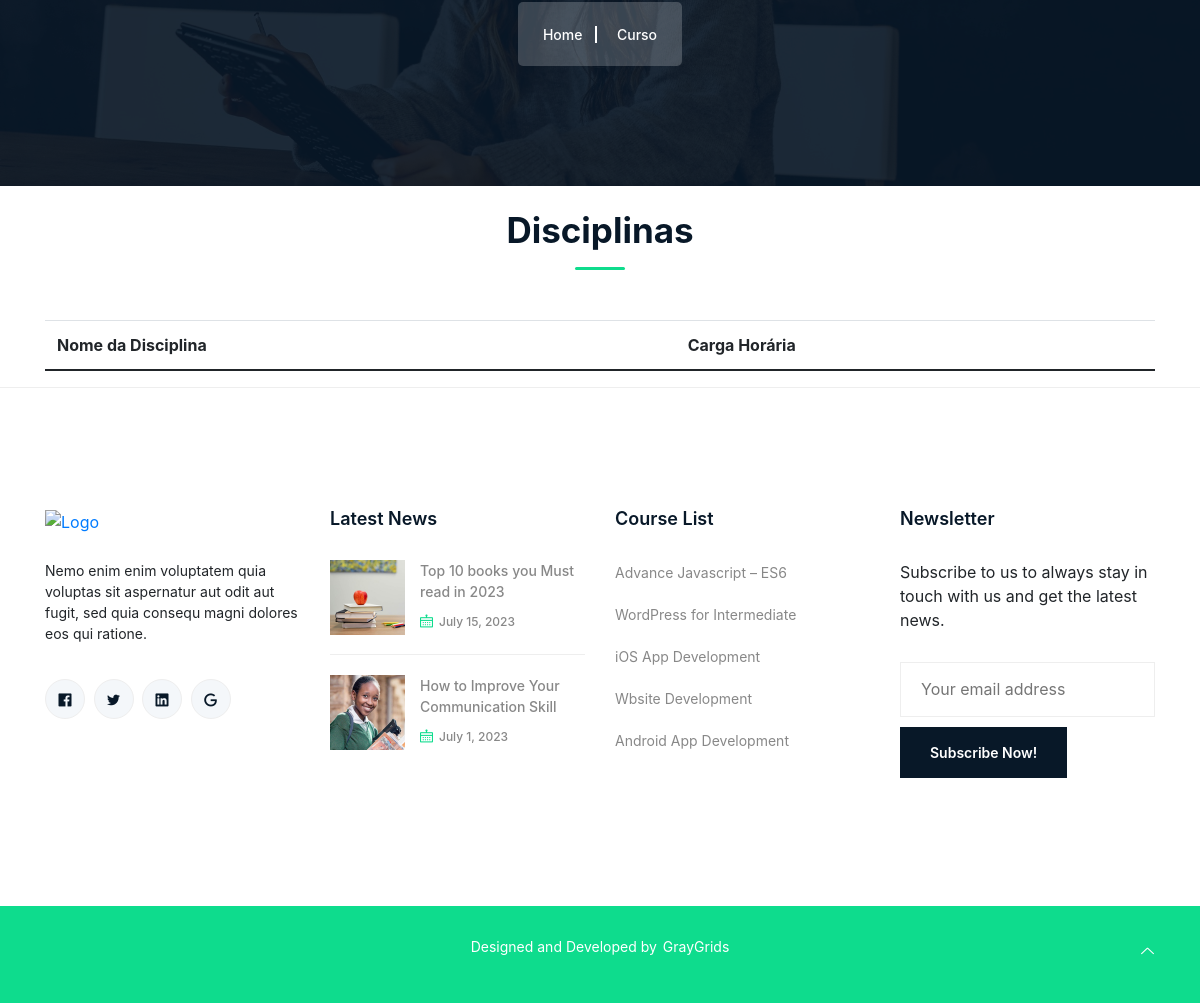
Before: /curso-detalhe/1/ (lower part) with the older database file.
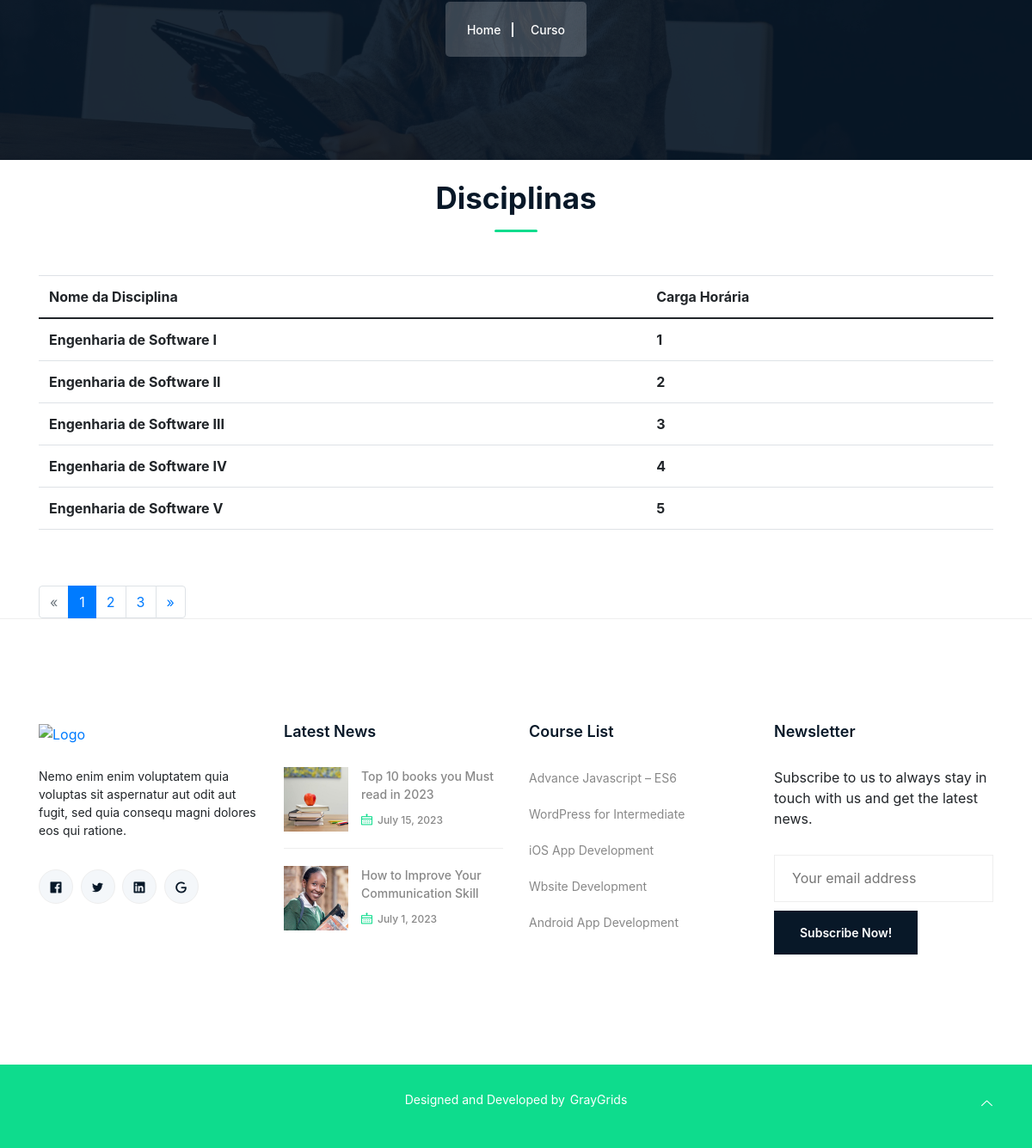
After: the same page with the newer database file.
### aplic/models.py (models this page shows, shortened)
class Disciplina(models.Model):
    curso = models.ForeignKey(Curso, on_delete=models.CASCADE)
    nome = models.CharField('Nome', max_length=100)
    carga_horaria = models.IntegerField('Carga horária')
    obrigatoria = models.BooleanField('Obrigatória', default=True)
    ementa = models.TextField('Ementa', blank=True, max_length=500)
    bibliografia = models.TextField('Bibliografia', blank=True, max_length=500)
    class Meta:
        verbose_name = 'Disciplina'
        verbose_name_plural = 'Disciplinas'

### aplic/views.py (the view)
# urls.py: path('curso-detalhe/<int:id>/', CursoDetalheView.as_view(), name='curso-detalhe'),
class CursoDetalheView(ListView):
    template_name = 'course-detail.html'
    paginate_by = 5
    ordering = 'nome'
    model = Disciplina
    def get_context_data(self, **kwargs):
        context = super(CursoDetalheView, self).get_context_data(**kwargs)
        id = self.kwargs['id']
        context['curso'] = Curso.objects.filter(id=id).first
        return context
    def get_queryset(self, **kwargs):
        id = self.kwargs['id']
        return Disciplina.objects.filter(curso_id=id)

### aplic/templates/course-detail.html (shortened to what this page needs)
{% extends 'base.html'  %}
{% load static %}
{% block content %}
    <div class="breadcrumbs overlay">
        <div class="container">
            <div class="row align-items-center">
                <div class="col-lg-8 offset-lg-2 col-md-12 col-12">
                    <ul class="breadcrumb-nav">
                        <li><a href="{% url 'index' %}">Home</a></li>
                        <li>Curso</li>
                    </ul>
                </div>
            </div>
        </div>
    </div>
    <section id="curso">
        <div class="container">
           <div class="row">
              <div class="col-12">
                 <div class="section-title align-center gray-bg">
                    <br/>
                    <h2 class="wow fadeInUp" data-wow-delay=".4s" style="visibility: visible; animation-delay: 0.4s; animation-name: fadeInUp;">Disciplinas</h2>
                 </div>
              </div>
           </div>
            <table class="table">
                <thead>
                    <tr>
                        <th scope="col">Nome da Disciplina</th>
                        <th scope="col">Carga Horária</th>
                    </tr>
                </thead>
                <tbody>
                    {% for d in page_obj %}
                        <tr>
                            <th scope="row">{{ d.nome }}</th>
                            <th scope="row">{{ d.carga_horaria }}</th>
                        </tr>
                    {% endfor %}
                </tbody>
            </table>
           {% include 'paginacao.html' %}
        </div>
     </section>
{% endblock %}

Changed rows visible on the page:
added Disciplina: nome "Engenharia de Software I", carga_horaria "1"
added Disciplina: nome "Engenharia de Software II", carga_horaria "2"
added Disciplina: nome "Engenharia de Software III", carga_horaria "3"
added Disciplina: nome "Engenharia de Software IV", carga_horaria "4"
added Disciplina: nome "Engenharia de Software V", carga_horaria "5"
Other visible differences:
new list line: "1"
new list line: "2"
new list line: "3"
